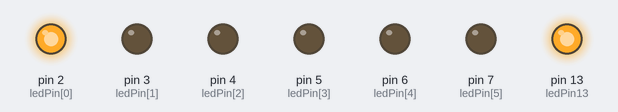
A sketch run on a simulated Arduino Uno, built with avr-gcc and run on an emulated ATmega328P. Shown: output pins drawn as LEDs (lit = HIGH).

Above: at 0.05 s.
At 0.65 s:
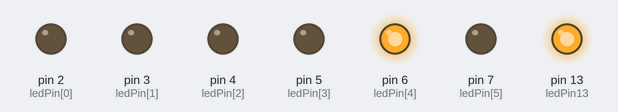
At 1.15 s:
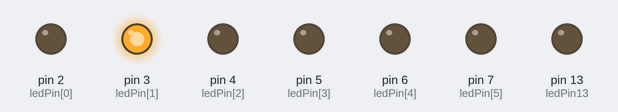
At 2.25 s:
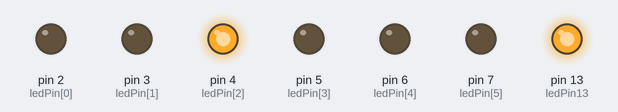
At 3.35 s:
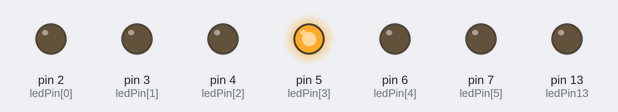
At 4.55 s:
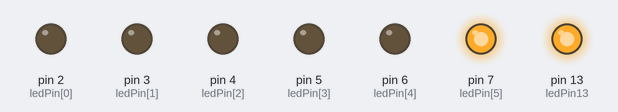
Timing chart, 0 to 4.8 s (numbered marks = the images above):
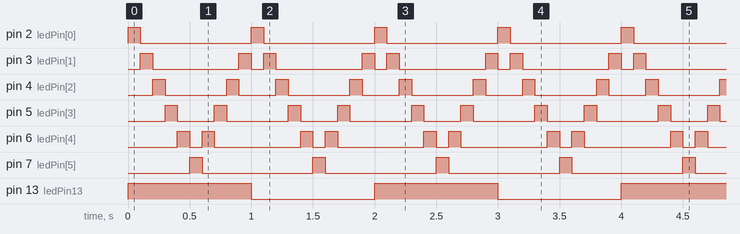

Measured:
- by itself, pin 2 (ledPin[0]), pin 7 (ledPin[5]): alternates HIGH for 0.10 s and LOW for 0.90 s
- by itself, pin 3 (ledPin[1]): repeats every 1.0 s: LOW 0.70 s, HIGH 0.10 s, LOW 0.10 s, HIGH 0.10 s
- by itself, pin 4 (ledPin[2]): repeats every 1.0 s: LOW 0.50 s, HIGH 0.10 s, LOW 0.30 s, HIGH 0.10 s
- by itself, pin 5 (ledPin[3]): repeats every 1.0 s: LOW 0.30 s, HIGH 0.10 s, LOW 0.50 s, HIGH 0.10 s
- by itself, pin 6 (ledPin[4]): repeats every 1.0 s: LOW 0.10 s, HIGH 0.10 s, LOW 0.70 s, HIGH 0.10 s
- by itself, pin 13 (ledPin13): alternates HIGH for 1.0 s and LOW for 1.0 s

The sketch:

Lauflicht.ino
```cpp
int ledPin[] = {2,3,4,5,6,7}; //ledPin0=2, ledPin1=3, ...
int ledPin13 = 13;
boolean led13 = false;
int geschwindigkeit=100;

// the setup routine runs once when you press reset:
void setup() {
  pinMode(ledPin13, OUTPUT);

  for(int i=0;i<=5;i++){
    pinMode(ledPin[i], OUTPUT);
  }

}

// the loop routine runs over and over again forever:
void loop() {

  if(led13==false){
    digitalWrite(ledPin13, HIGH);
    led13=true;
  }else{
    digitalWrite(ledPin13, LOW);
    led13=false;
  }


  lauflos();

}

void lauflos() {

 for(int i=0;i<=5;i++){
    digitalWrite(ledPin[i], HIGH);
    delay(geschwindigkeit);
    digitalWrite(ledPin[i], LOW);
  }
  for(int i=4;i>=1;i--){
    digitalWrite(ledPin[i], HIGH);
    delay(geschwindigkeit);
    digitalWrite(ledPin[i], LOW);
  }
}
```
